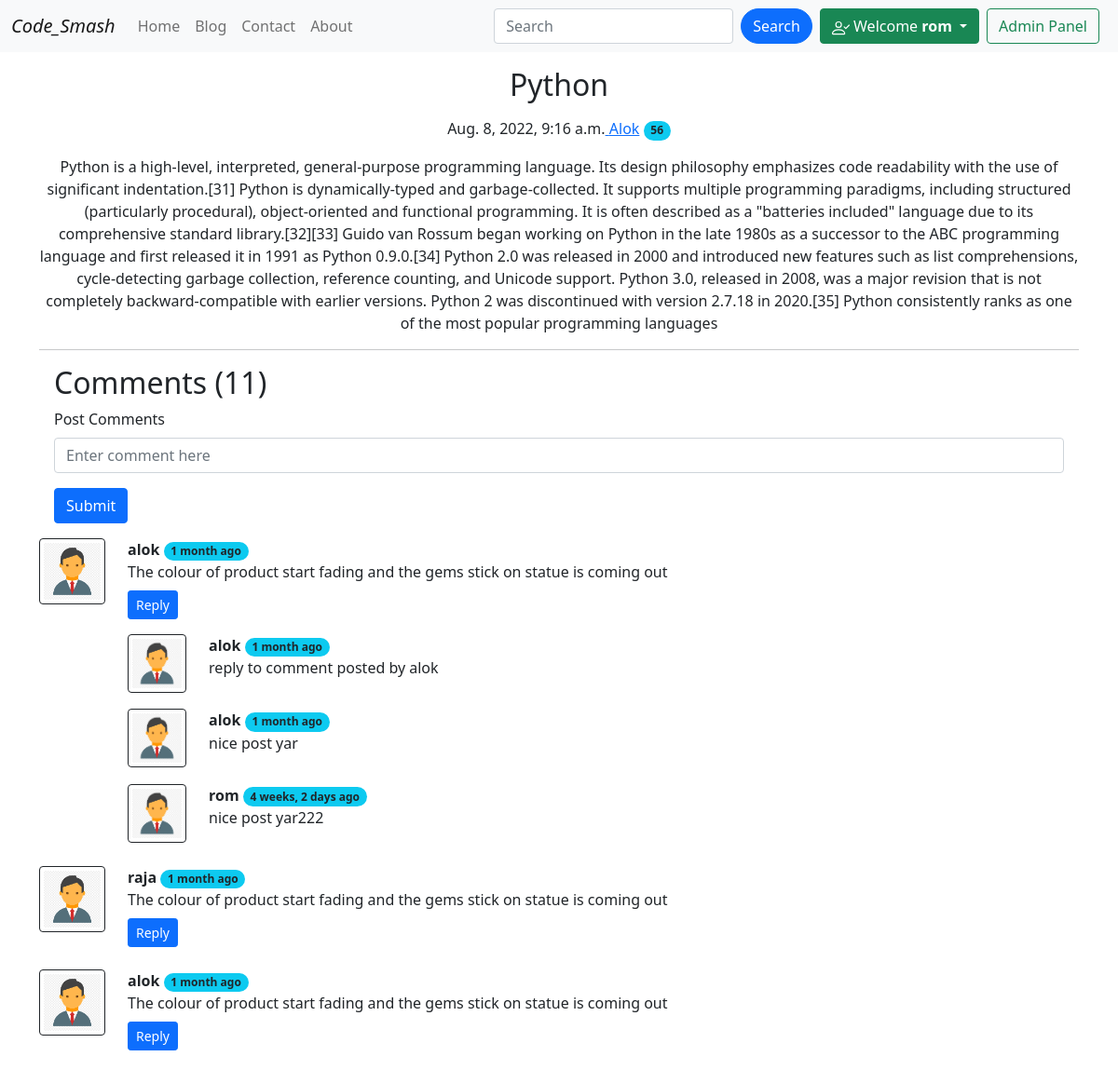
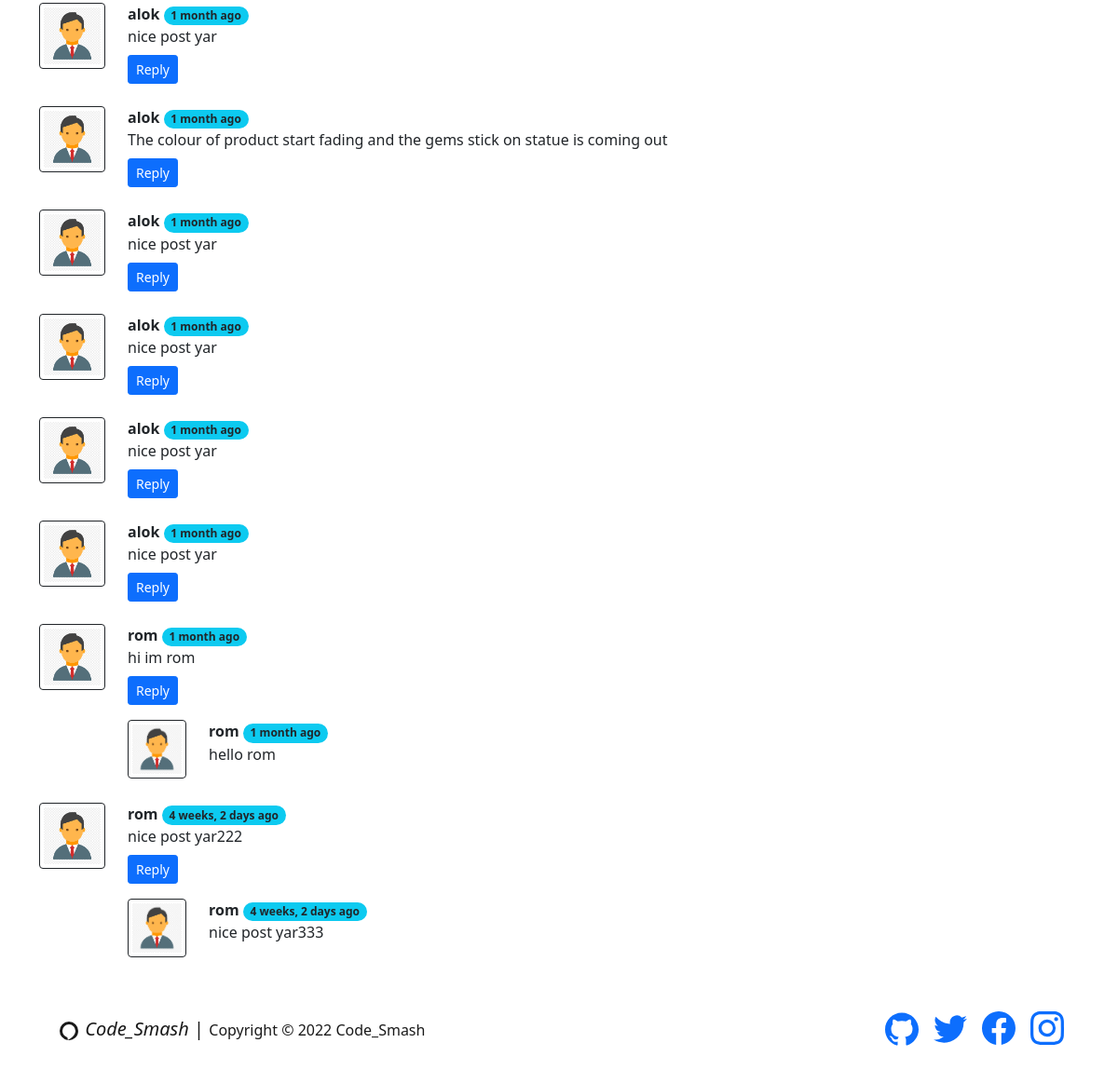
Screenshot of /blog/Bas (signed in) with the database file from the repository (2 pictures, top to bottom).
### blog/models.py (models this page shows, shortened)
class Cpost(models.Model):
    sno=models.AutoField(primary_key=True)
    title=models.CharField(max_length=300)
    content=models.TextField()
    author=models.CharField(max_length=120)
    slug=models.CharField(max_length=120)
    views=models.IntegerField(default=0)
    timeStamp=models.DateTimeField(blank=True)

class BlogComment(models.Model):
    sno= models.AutoField(primary_key=True)
    comment=models.TextField()
    user=models.ForeignKey(User, on_delete=models.CASCADE)
    post=models.ForeignKey(Cpost, on_delete=models.CASCADE)
    parent=models.ForeignKey('self',on_delete=models.CASCADE, null=True )
    timestamp= models.DateTimeField(default=now)
    def __str__(self):
        return self.comment[0:13] + "..." + "by" + " " + self.user.username

### blog/views.py (the view)
# urls.py: path('<str:slug>',views.blogPost, name='blogPost'),
def blogPost(request,slug):
    post=Cpost.objects.filter(slug=slug).first()
    post.views=post.views + 5
    post.save()
    comments=BlogComment.objects.filter(post=post,parent=None)
    replies=BlogComment.objects.filter(post=post).exclude(parent=None)
    replydict={}
    for reply in replies:
        if reply.parent.sno not in replydict.keys():
            replydict[reply.parent.sno]=[reply]
        else:
            replydict[reply.parent.sno].append(reply)
    print(replydict)
    print(request.user)
    context={'post':post,'comments':comments,'user':request.user,'replydict':replydict}
    return render(request,"blog/blogpost.html",context)

### blog/templatetags/extras.py (called while the page is built)
@register.filter(name='get_val')
def get_val(dict,key):
    return dict.get(key)

### templates/blog/blogpost.html (shortened to what this page needs)
{% extends 'base.html' %}
{% block body %}
{% load humanize %}
{% load extras %}
<div class="container my-3">
    <h2 class="blog-post-title"><center/>{{post.title}}</h2>
    <p class="blog-post-meta m-3"><center/>{{post.timeStamp}}<a href="/about"> {{post.author}}</a>
        <span class="badge rounded-pill bg-info text-dark">{{post.views}}</span>
    </p>
    <p>{{post.content|safe}}</p>
    <hr>
</div>
<div class="container my-3">
    <div class="m-3">
        <h2>Comments ({{comments.count}})</h2>
        {% if user.is_authenticated %}
        <form action="/blog/postComment" method="post">{% csrf_token %}
                <div class="form-group mb-3">
                <label for="text" class="form-label">Post Comments</label>
                <input type="text" name="comment" class="form-control" class="w-100 p-2" id="comment" aria-describedby="emailHelp" placeholder="Enter comment here">
                </div>
                <button type="submit" class="btn btn-primary" value="submit">Submit</button>
        </form>
        {% else %}
            <i> Please Log-in to Post a Comments </i>
        {% endif %}
    </div>
    {% for comment in comments %}
        <div class="row mt-2 mb-2">
            <div class="col-md-1 "> <img class="rounded w-100 p-1 border border-dark" src="/static/img/img.png"></Img></div>
            <div class="col-md-11">
                    <b> {{comment.user.username}} </b><span class="badge rounded-pill bg-info text-dark">{{comment.timestamp|naturaltime}}</span>
                    <div>{{comment.comment}}</div>
                <div class="reply mx-0">
                    <p>
                    {% if user.is_authenticated %}
                    <button class="btn btn-sm btn-primary  mt-2" type="button" data-bs-toggle="collapse" data-bs-target="#replybox{{comment.sno}}" aria-expanded="false" aria-controls="replybox{{comment.sno}}">
                        Reply
                    </button>
                    </p>
                    {% else %}
                    <button class="btn btn-sm btn-secondary mt-2" type="button" data-bs-toggle="collapse" data-bs-target="#replybox{{comment.sno}}" aria-expanded="false" aria-controls="replybox{{comment.sno}}" disable>
                       Log In Reply
                    </button>
                    {% endif %}
                    <div class="replies my-2">
                        {% for reply in replydict|get_val:comment.sno %}
                        <div class="row mt-2 mb-2">
                            <div class="col-md-1">
                                <img class="rounded w-100 p-1 border border-dark" src="/static/img/img.png"></Img>
                            </div>
                            <div class="col-md-11">
                                <b> {{reply.user.username}} </b><span class="badge rounded-pill bg-info text-dark">{{reply.timestamp|naturaltime}}</span>
                                <div>{{reply.comment}}</div>
                                <br>
                            </div>
                        </div>
                        {% endfor %}
                    </div>
                </div>
            </div>
        </div>
    {% endfor %}
</div>
{% endblock %}

### templates/base.html (shortened to what this page needs)
<!doctype html>
<html lang="en">
<head>
  <link href="https://cdn.jsdelivr.net/npm/bootstrap@5.0.2/dist/css/bootstrap.min.css" rel="stylesheet"
>
</head>
<body>
  <nav class="navbar navbar-expand-lg navbar-light bg-light">
    <div class="container-fluid">
      <a class="navbar-brand" href="/"> <i>Code_Smash</i></a>
      <div class="collapse navbar-collapse" id="navbarSupportedContent">
        <ul class="navbar-nav me-auto mb-2 mb-lg-0">
          <li class="nav-item">
            <a class="nav-link {% block homeactive %} {% endblock homeactive %}" aria-current="page" href="/">Home</a>
          </li>
          <li class="nav-item">
            <a class="nav-link {% block blogactive %} {% endblock blogactive %}" href="/blog">Blog</a>
          </li>
          <li class="nav-item">
            <a class="nav-link {% block contactactive %} {% endblock contactactive %}" href="/contact">Contact</a>
          </li>
          <li class="nav-item ">
            <a class="nav-link {% block aboutactive %} {% endblock aboutactive %}" href="/about">About</a>
          </li>
        </ul>
        <form method="get" action="/search" class="d-flex">
          <input class="form-control me-2" type="search" placeholder="Search" aria-label="Search" name="query"
            id="query">
          <button class="btn btn-primary rounded-pill ml-2 me-2" class="" type="submit">Search</button>
        </form>
        {% if user.is_authenticated %}
            <div class="btn-group">
              <button type="button" class="btn btn-success dropdown-toggle" data-bs-toggle="dropdown" aria-expanded="false">
                Welcome <b>{{request.user}}</b>
              </button>
            </div>
        {% endif %}
        <a href='/admin' role="button" target="_blank" button class="btn btn-outline-success m-2 my-sm-0">Admin Panel
        </a>
      </div>
    </div>
</nav>
  {% block body %}
  {% endblock body %}
  <div class="container mx-auto py-2 px-2 flex-row flex-col">
    <nav class="navbar navbar-expand-sm navbar-info">
      <div class="container-fluid">
        <nav class="navbar navbar-light">
          <div class="container">
            <a class="navbar-brand" href="/">
              <i>Code_Smash</i> | <span class="fs-6">Copyright © 2022 Code_Smash</span>
            </a>
          </div>
        </nav>
        <form
          <ul class="navbar-nav flex-row flex-wrap ms-md-auto">
            <li class="nav-item col-6 col-md-auto">
              <a class="nav-link p-2" href="https://github.com/Alok2406" target="_blank" rel="noopener">
              </a>
            </li>
            <li class="nav-item col-6 col-md-auto">
              <a class="nav-link p-2" href="https://twitter.com" target="_blank" rel="noopener">
              </a>
            </li>
            <li class="nav-item col-6 col-md-auto">
              <a class="nav-link p-2" href="https://facebook.com" target="_blank" rel="noopener">
              </a>
            </li>
            <li class="nav-item col-6 col-md-auto">
              <a class="nav-link p-2" href="https://instagram.com/bootstrap" target="_blank" rel="noopener">
              </a>
            </li>
        </form>
      </div>
    </nav>
  </div>
</body>
</html>

### rows the page displays
Cpost: title "Python", timeStamp "Aug. 8, 2022, 9:16 a.m.", author "Alok", views "56", content "Python is a high-level, interpreted, general-purpose programming language. Its design philosophy emphasizes code readability with the use of significant indentation.[31] Python is dynamically-typed and garbage-collected. It supports multiple programming paradigms, including structured (particularly procedural), object-oriented and functional programming. It is often described as a \"batteries included\" language due to its comprehensive standard library.[32][33] Guido van Rossum began working on Python in the late 1980s as a successor to the ABC programming language and first released it in 1991 as Python 0.9.0.[34] Python 2.0 was released in 2000 and introduced new features such as list…"
BlogComment: user.username "alok", timestamp "1 month ago", comment "The colour of product start fading and the gems stick on statue is coming out"
BlogComment: user.username "alok", timestamp "1 month ago", comment "reply to comment posted by alok"
BlogComment: user.username "alok", timestamp "1 month ago", comment "nice post yar"
BlogComment: user.username "rom", timestamp "4 weeks, 2 days ago", comment "nice post yar222"
BlogComment: user.username "raja", timestamp "1 month ago", comment "The colour of product start fading and the gems stick on statue is coming out"
BlogComment: user.username "alok", timestamp "1 month ago", comment "The colour of product start fading and the gems stick on statue is coming out"
BlogComment: user.username "alok", timestamp "1 month ago", comment "nice post yar"
BlogComment: user.username "alok", timestamp "1 month ago", comment "The colour of product start fading and the gems stick on statue is coming out"
BlogComment: user.username "alok", timestamp "1 month ago", comment "nice post yar"
BlogComment: user.username "alok", timestamp "1 month ago", comment "nice post yar"
BlogComment: user.username "alok", timestamp "1 month ago", comment "nice post yar"
BlogComment: user.username "alok", timestamp "1 month ago", comment "nice post yar"
BlogComment: user.username "rom", timestamp "1 month ago", comment "hi im rom"
BlogComment: user.username "rom", timestamp "1 month ago", comment "hello rom"
BlogComment: user.username "rom", timestamp "4 weeks, 2 days ago", comment "nice post yar222"
BlogComment: user.username "rom", timestamp "4 weeks, 2 days ago", comment "nice post yar333"

### other values shown
{{ request.user }} "rom"
{{ comments.count }} "11"
